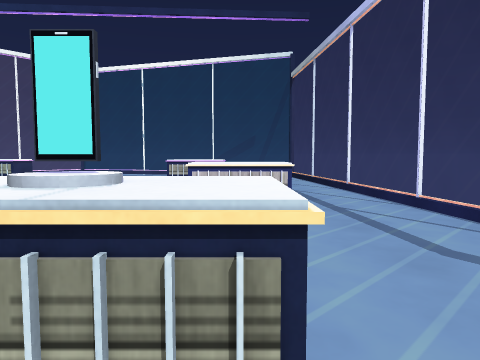
[1] (above)

17 first-person views from a walk through a 3-D level made in the Unity game engine. The camera is 1.2 m above the floor, tilts 4° down and sees 70° across. The floor is counted in squares, 2 m on a side. Each view is taken from the middle of a square. On the plan, view 1 faces up. The plan holds only what a view shows up to about 10 squares ahead; the rest is blank. The player is left out. Surface patterns are stand-ins for the level's own textures.

[2]
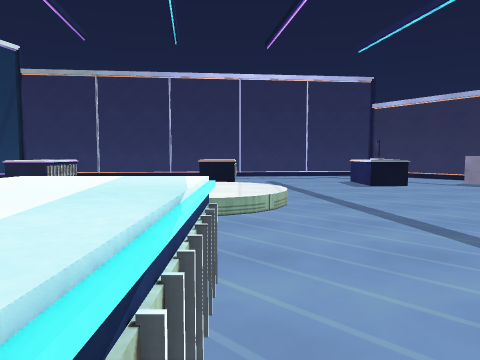

[3]
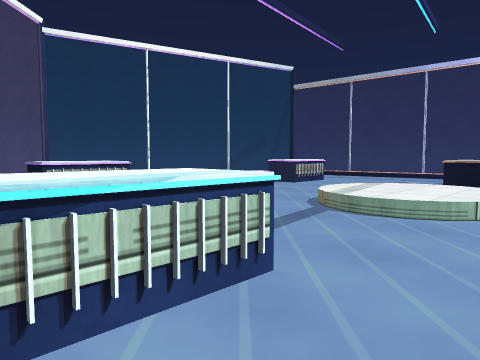

[4]
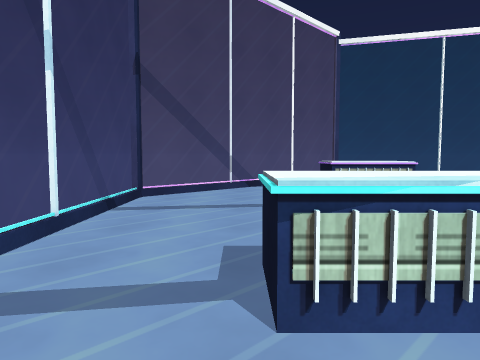

[5]
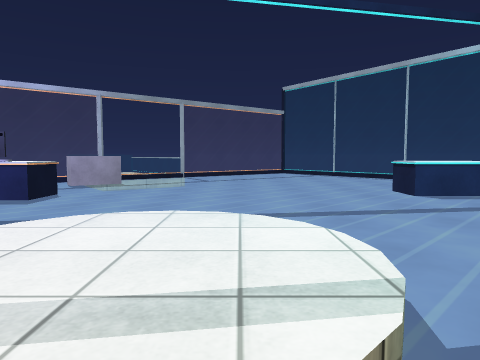

[6]
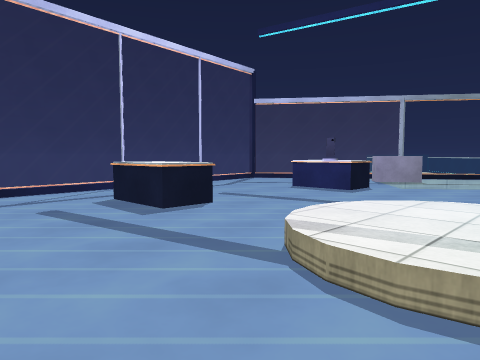

[7]
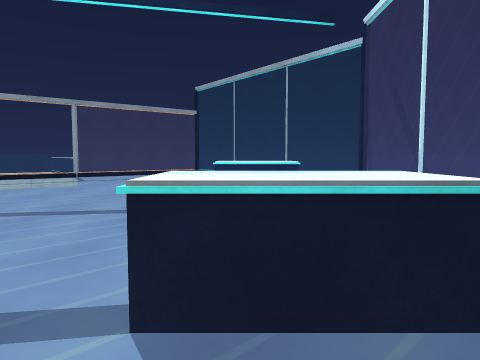

[8]
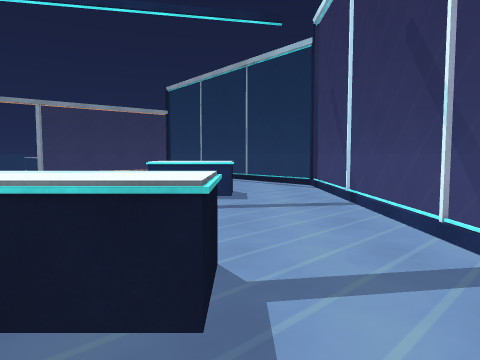

[9]
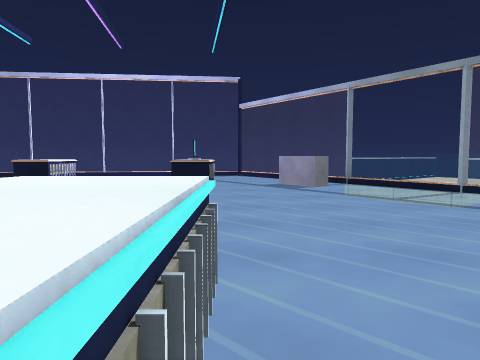

[10]
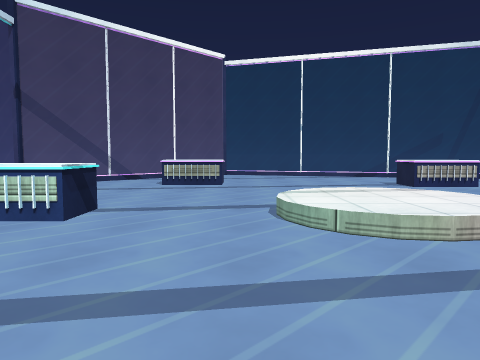

[11]
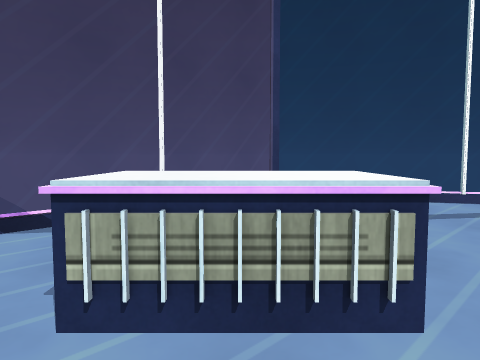

[12]
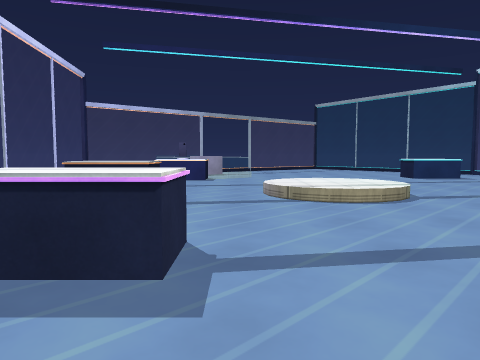

[13]
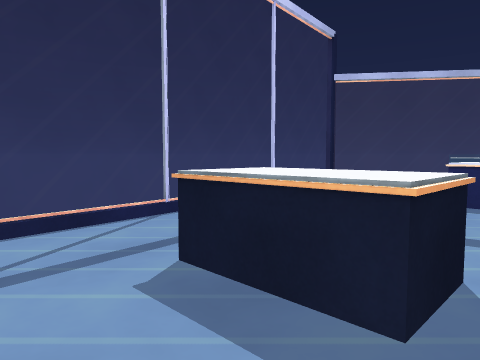

[14]
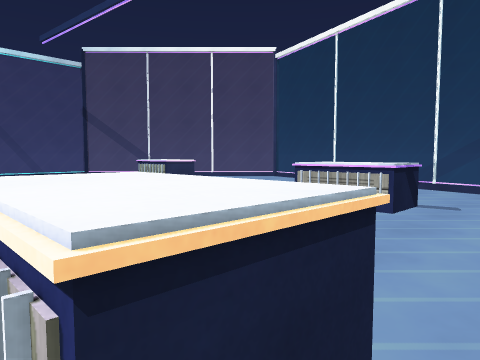

[15]
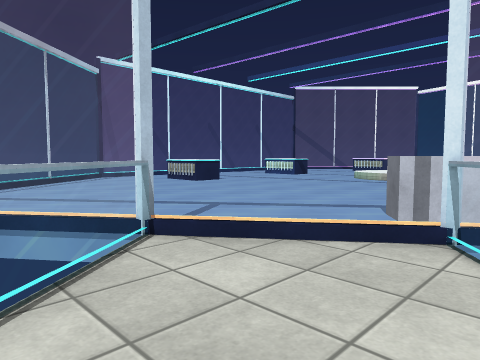

[16]
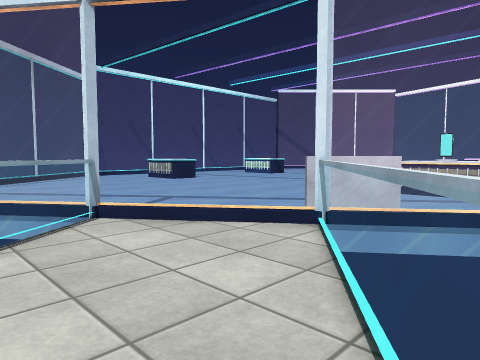

[17]
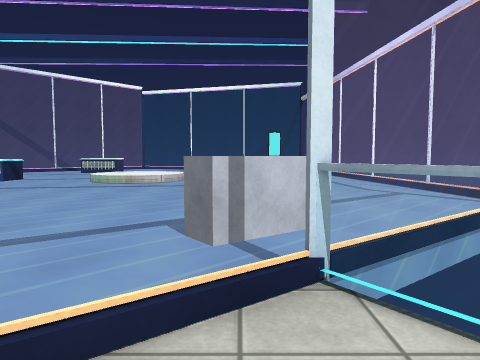

### Floor plan
Key: @ floor where view 1 was taken; # wall or solid block; . main floor; : floor 0.25 m higher than the main floor; = window, fence, low wall or low ledge; ^ raised ledge; O other object.
Columns run from 10 left of view 1 to 3 right of it. Each row starts with its distance up from view 1.
 12     ===##
 11        .==#
 10         .  =#
  9    .^.      =
  8 #  .^.      =
  7 #.  . .     =
  6 #...  .. .  =
  5  ..^ .::..^.=
  4  ..^ .::..^.=
  3 #..   ..    =#
  2 #.          .#
  1 #..^ .   OO  #
  0 # .^      @ .#
 -1 #        O =##
 -2          .=
 -3         ..##
 -4        =#..##
 -5         #...#
 -6             =

Positions as (right, up) in squares from view 1, and headings:
1: (0, 0), facing up
2: (-8, 4), facing right
3: (-8, 3), facing up-right
4: (-8, 3), facing up
5: (-4, 6), facing down
6: (-4, 7), facing down-right
7: (-7, 6), facing down
8: (-8, 6), facing down
9: (-8, 0), facing right
10: (-5, 1), facing up
11: (-6, 7), facing up
12: (-2, 10), facing down
13: (-1, 6), facing down-right
14: (1, 4), facing up-left
15: (0, -5), facing up-left
16: (1, -5), facing up-left
17: (-1, -4), facing up
